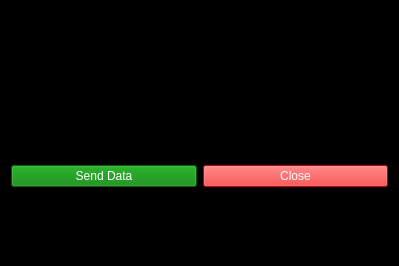
<?xml version="1.0" encoding="UTF-8"?>
<ui version="4.0">
 <class>client</class>
 <widget class="QWidget" name="client">
  <property name="geometry">
   <rect>
    <x>0</x>
    <y>0</y>
    <width>399</width>
    <height>266</height>
   </rect>
  </property>
  <property name="windowTitle">
   <string>Form</string>
  </property>
  <property name="styleSheet">
   <string notr="true">
				QWidget
				{
				color: white;
				background-color: black;/*#302F2F;*/
				selection-background-color:#78879b;
				selection-color: white;
				background-clip: border;
				border-image: none;
				outline: 0;
				}</string>
  </property>
  <layout class="QVBoxLayout" name="verticalLayout">
   <item>
    <widget class="QLabel" name="Status">
     <property name="enabled">
      <bool>true</bool>
     </property>
     <property name="sizePolicy">
      <sizepolicy hsizetype="Fixed" vsizetype="Fixed">
       <horstretch>0</horstretch>
       <verstretch>0</verstretch>
      </sizepolicy>
     </property>
     <property name="minimumSize">
      <size>
       <width>110</width>
       <height>0</height>
      </size>
     </property>
     <property name="styleSheet">
      <string notr="true">color: white;</string>
     </property>
     <property name="text">
      <string/>
     </property>
    </widget>
   </item>
   <item>
    <layout class="QHBoxLayout" name="horizontalLayout">
     <item>
      <widget class="QPushButton" name="pushButton">
       <property name="sizePolicy">
        <sizepolicy hsizetype="Minimum" vsizetype="Fixed">
         <horstretch>0</horstretch>
         <verstretch>0</verstretch>
        </sizepolicy>
       </property>
       <property name="styleSheet">
        <string notr="true">background-color: green;</string>
       </property>
       <property name="text">
        <string>Send Data</string>
       </property>
      </widget>
     </item>
     <item>
      <widget class="QPushButton" name="pushButton_2">
       <property name="styleSheet">
        <string notr="true">background-color: red;</string>
       </property>
       <property name="text">
        <string>Close</string>
       </property>
      </widget>
     </item>
    </layout>
   </item>
  </layout>
 </widget>
 <resources/>
 <connections/>
</ui>
